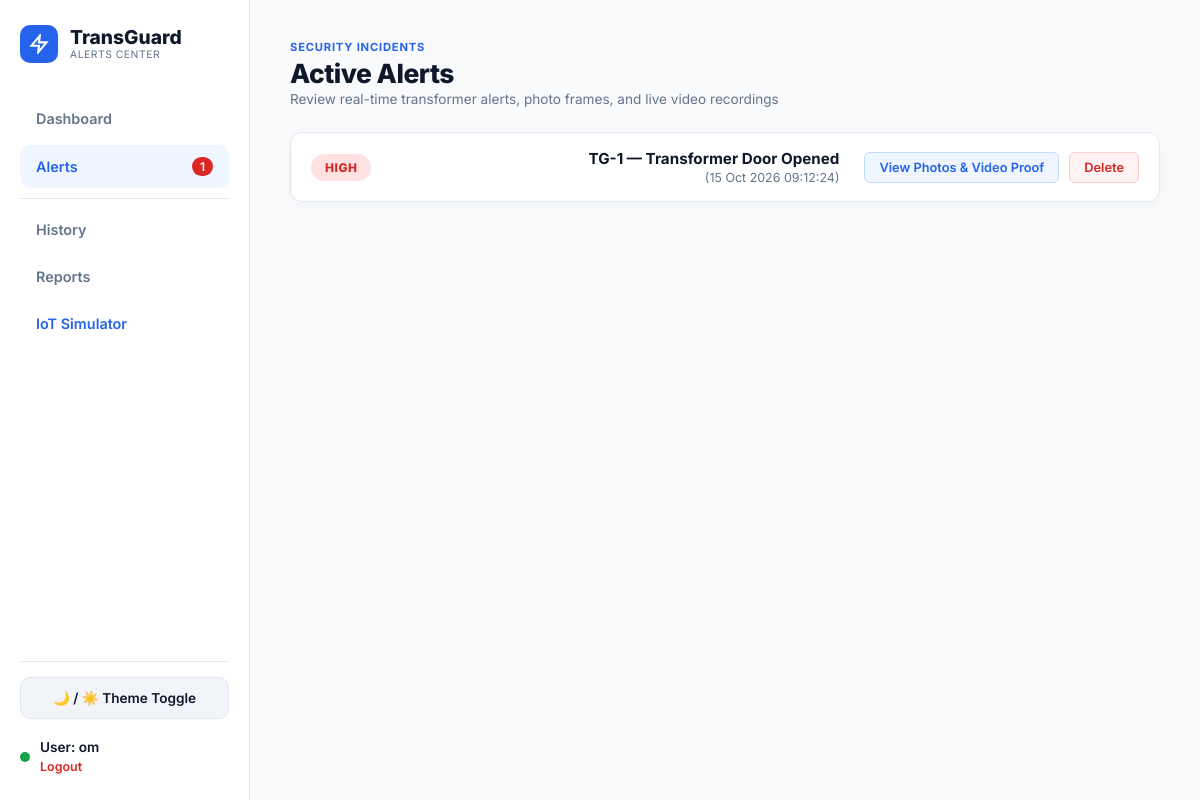
Before: /alerts (signed in) with the older database file.
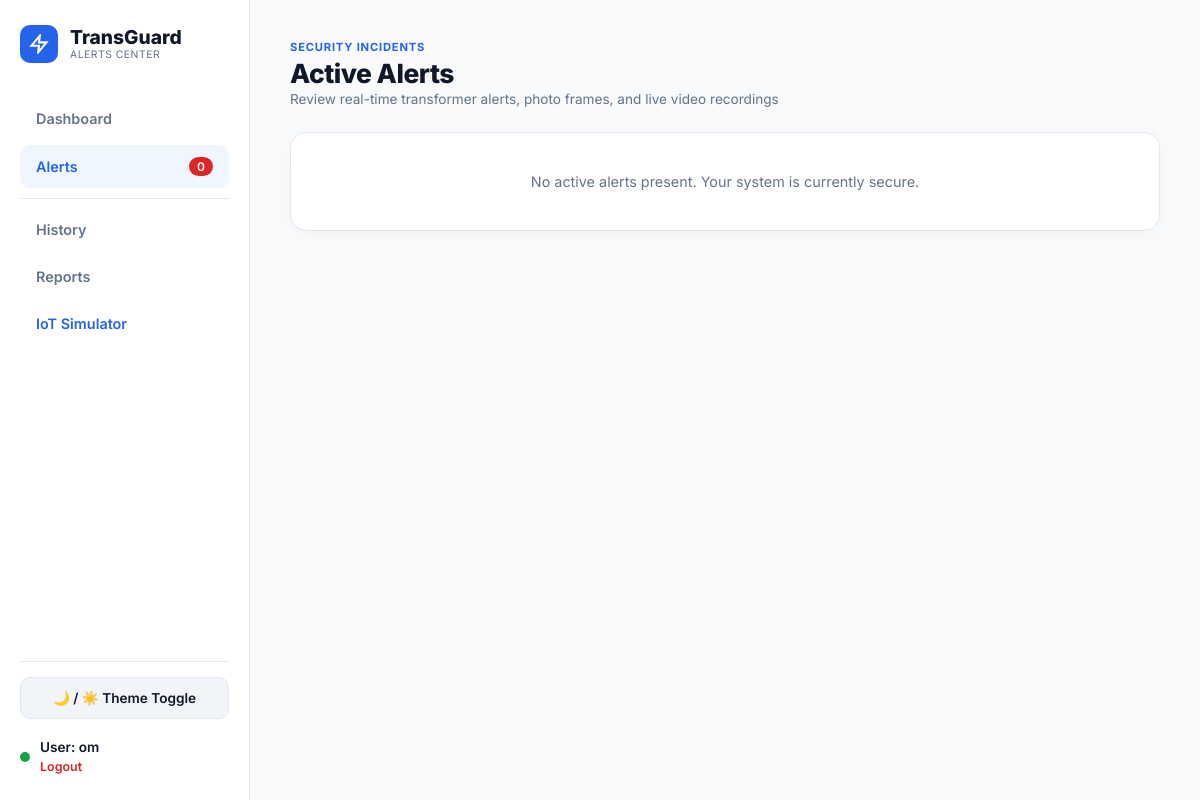
After: the same page with the newer database file.
### tables this page shows
CREATE TABLE captured_videos (id INTEGER PRIMARY KEY AUTOINCREMENT, incident_id INTEGER, file_path TEXT, created_at TIMESTAMP DEFAULT CURRENT_TIMESTAMP);

CREATE TABLE incidents (
            id INTEGER PRIMARY KEY AUTOINCREMENT,
            user_id INTEGER NOT NULL,
            transformer_id TEXT NOT NULL,
            incident_type TEXT NOT NULL,
            detected_time TEXT NOT NULL,
            threat_level TEXT DEFAULT 'PENDING',
            owner_response TEXT DEFAULT 'PENDING',
            status TEXT DEFAULT 'ACTIVE',
            live_feed_status TEXT DEFAULT 'STOPPED',
            evidence_status TEXT DEFAULT 'IN_PROGRESS',
            FOREIGN KEY (user_id) REFERENCES users (id) ON DELETE CASCADE
        );

### app.py (the view)
@app.route('/alerts')
def alerts():
    user = get_current_user()
    if not user:
        return redirect(url_for('login'))
    conn = get_db()
    seq_map = get_user_incident_seq_map(conn, user['id'])
    alerts_list = conn.execute('''
        SELECT a.id as alert_id, a.status as alert_status, i.*
        FROM alerts a
        JOIN incidents i ON a.incident_id = i.id
        WHERE a.user_id = ? AND a.status = 'ACTIVE'
        ORDER BY a.id DESC
    ''', (user['id'],)).fetchall()
    alert_details = []
    for alt in alerts_list:
        incident_id = alt['id']
        imgs = conn.execute("SELECT * FROM captured_images WHERE incident_id = ? ORDER BY id ASC", (incident_id,)).fetchall()
        video_row = conn.execute("SELECT file_path FROM captured_videos WHERE incident_id = ? ORDER BY id DESC LIMIT 1", (incident_id,)).fetchone()
        video_path = video_row['file_path'] if video_row else None
        alert_details.append({"alert": alt, "user_seq": seq_map.get(incident_id, incident_id), "images": imgs, "video_path": video_path})
    alert_count = len(alerts_list)
    conn.close()
    wokwi_url = os.getenv("WOKWI_PROJECT_URL", "https://wokwi.com")
    return render_template('alerts.html', user=user, alert_details=alert_details, alert_count=alert_count, wokwi_url=wokwi_url)

### app.py (called while the page is built)
def get_current_user():
    if 'user_id' not in session:
        return None
    conn = get_db()
    user = conn.execute(
        "SELECT id, username, email, owner_name, discom_name, phone, location, role FROM users WHERE id = ?",
        (session['user_id'],)
    ).fetchone()
    conn.close()
    return user

def get_user_incident_seq_map(conn, user_id):
    rows = conn.execute("SELECT id FROM incidents WHERE user_id = ? ORDER BY id ASC", (user_id,)).fetchall()
    return {row['id']: idx for idx, row in enumerate(rows, start=1)}

### database/database.py (called while the page is built)
def get_db():
    conn = sqlite3.connect(DB_PATH)
    conn.row_factory = sqlite3.Row
    conn.execute("PRAGMA foreign_keys = ON;")
    return conn

### templates/alerts.html (shortened to what this page needs)
<!DOCTYPE html>
<html lang="en">
<head>
    <link rel="stylesheet" href="{{ url_for('static', filename='style.css') }}">
</head>
<body>
    <div class="app-container">
        <div class="sidebar">
            <div>
                <div class="brand">
                    <div class="brand-icon">
                        <svg width="20" height="20" viewBox="0 0 24 24" fill="none" stroke="currentColor" stroke-width="2.5">
                            <polygon points="13 2 3 14 12 14 11 22 21 10 12 10 13 2"></polygon>
                        </svg>
                    </div>
                    <div class="brand-text">
                        <h2>TransGuard</h2>
                        <p>ALERTS CENTER</p>
                    </div>
                </div>
                <ul class="nav-links">
                    <li><a href="/dashboard">Dashboard</a></li>
                    <li><a href="/alerts" class="active">Alerts <span id="alert-count-badge" class="nav-badge">{{ alert_count }}</span></a></li>
                    <div class="badge-divider-line"></div>
                    <li><a href="/history">History</a></li>
                    <li><a href="/report">Reports</a></li>
                    <li><a href="/simulator" style="color: var(--accent-blue);">IoT Simulator</a></li>
                </ul>
            </div>
            <div class="sidebar-user-block">
                <button onclick="toggleTheme()" class="btn-action-secondary" style="margin-bottom: 10px;">🌙 / ☀️ Theme Toggle</button>
                <div style="display: flex; align-items: center; gap: 10px;">
                    <div class="user-status-dot"></div>
                    <div>
                        <p class="user-name">User: {{ user.username }}</p>
                        <a href="/logout" class="logout-link">Logout</a>
                    </div>
                </div>
            </div>
        </div>
        <div class="main-content">
            <div class="top-header">
                <div class="page-title">
                    <span class="category-subtitle">SECURITY INCIDENTS</span>
                    <h1>Active Alerts</h1>
                    <p>Review real-time transformer alerts, photo frames, and live video recordings</p>
                </div>
            </div>
            <div style="display: flex; flex-direction: column;">
                {% for item in alert_details %}
                <div class="alert-bar-row">
                    <div class="alert-bar-left">
                        {% if item.alert.threat_level == 'HIGH' %}
                            <span class="alert-pill-high">HIGH</span>
                        {% else %}
                            <span class="alert-pill-low">LOW</span>
                        {% endif %}
                    </div>
                    <div class="alert-bar-right-group">
                        <div class="alert-bar-info">
                            <span class="alert-bar-title">TG-{{ item.user_seq }} — Transformer Door Opened</span>
                            <span class="alert-bar-time">({{ item.alert.detected_time }})</span>
                        </div>
                        <div class="alert-bar-actions">
                            <button class="btn-sm-view" onclick="document.getElementById('img-modal-{{ item.alert.alert_id }}').style.display='flex'">
                                View Photos & Video Proof
                            </button>
                            <button class="btn-sm-delete" onclick="deleteAlert({{ item.alert.alert_id }})">Delete</button>
                        </div>
                    </div>
                </div>
                {% else %}
                <div class="card" style="text-align: center; padding: 40px;">
                    <p style="color: var(--text-secondary); font-size: 0.9rem;">No active alerts present. Your system is currently secure.</p>
                </div>
                {% endfor %}
            </div>
        </div>
    </div>
</body>
</html>

Changed rows visible on the page:
removed captured_videos: user_seq "1", alert.detected_time "15 Oct 2026 09:12:24"
Other visible differences:
{{ alert_count }}: "1" → "0"
text now shown: "No active alerts present. Your system is currently secure."
